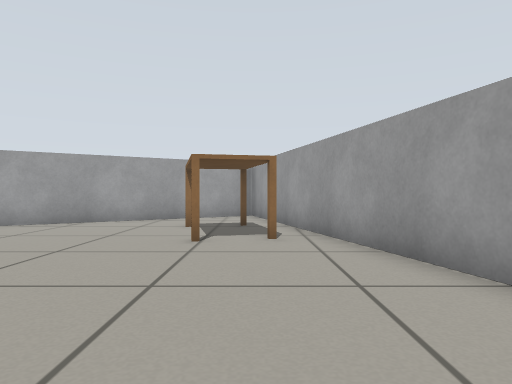
[1] (above)

12 first-person views from a walk through a Gazebo world. The camera is 0.45 m above the floor, looks level and sees 70° across. The floor is counted in squares, 0.5 m on a side. Each view is taken from the middle of a square. On the plan, view 1 faces up. The plan holds only what a view shows up to about 12 squares ahead; the rest is blank. Simple shapes stand in for some stock models.

[2]
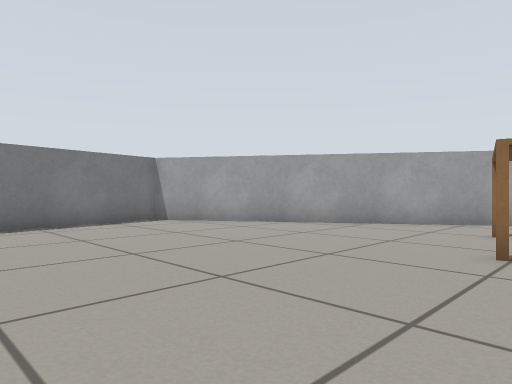

[3]
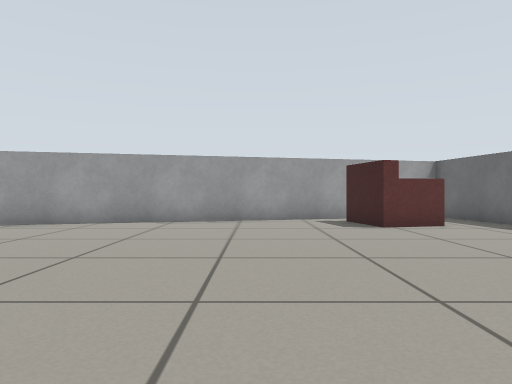

[4]
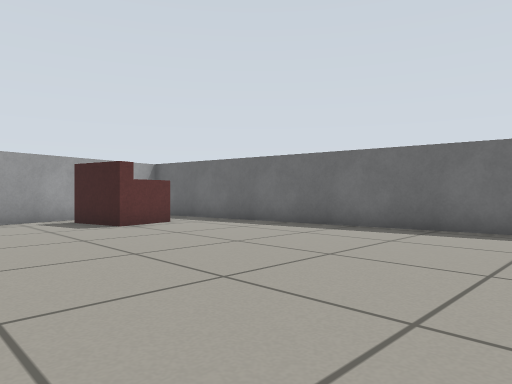

[5]
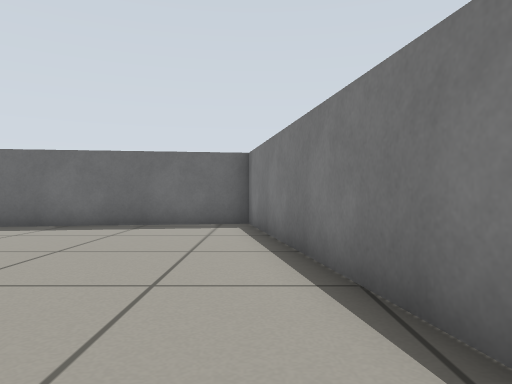

[6]
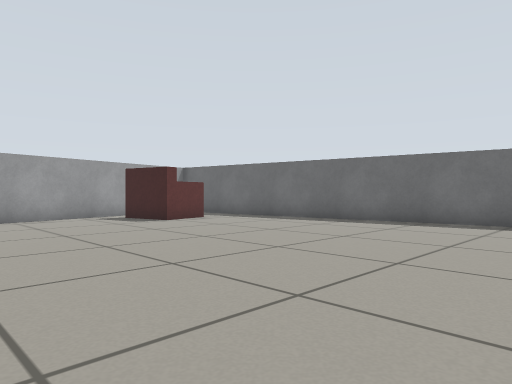

[7]
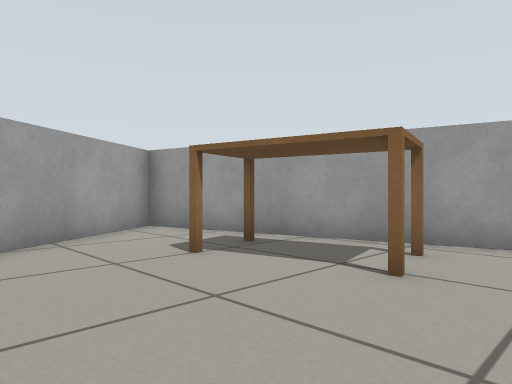

[8]
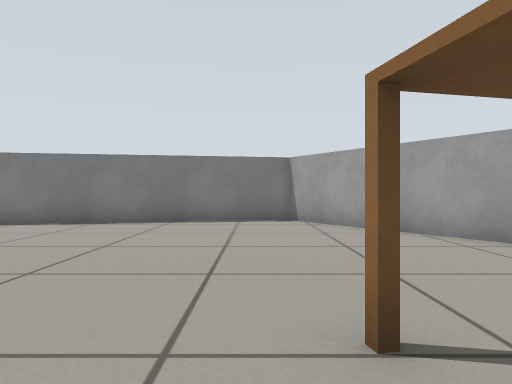

[9]
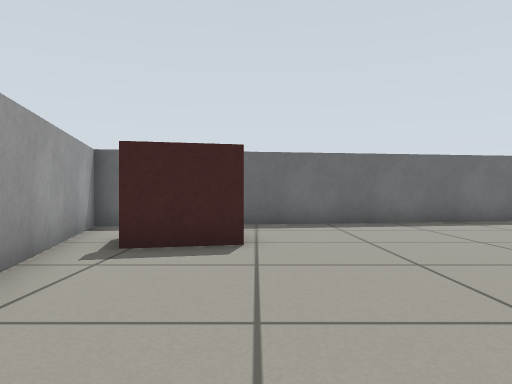

[10]
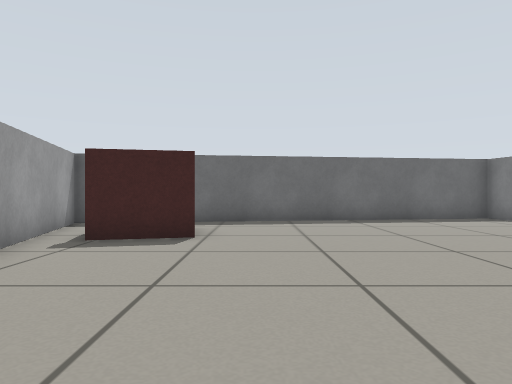

[11]
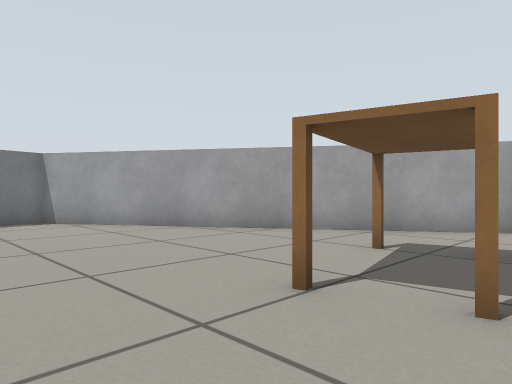

[12]
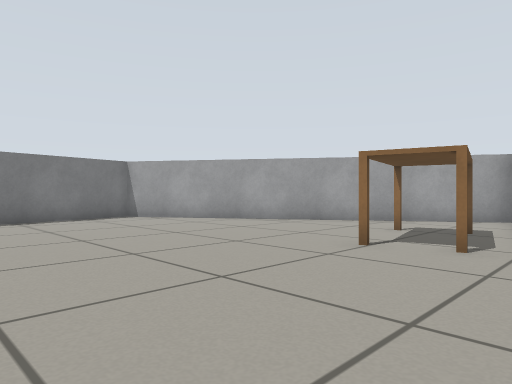

### Floor plan
Points are (right, up) in squares from view 1. A wall is a line through its corners. A room is listed if a view was taken in it or the views show most of it. See-through windows are left out.
Room 1 (views 1, 2, 3, 4, 5, 6, 7, 8, 9, 10, 11, 12)
walls: (-10.7, 7.1) (-7.8, -9.3) (5.2, -7.5) (-0.1, 13.9) (-10.7, 7.1)
objects: table (-2, 7) to (0, 10); armchair (1, -6) to (3, -4)

Where each view was taken, in squares from view 1:
view 1: 0 up, 0 right, facing up
view 2: 1 up, 0 right, facing up-left
view 3: 1 down, 8 left, facing right
view 4: 0 up, 8 left, facing down-right
view 5: 1 up, 8 left, facing down
view 6: 2 up, 9 left, facing down-right
view 7: 5 up, 5 left, facing up-right
view 8: 6 up, 1 right, facing left
view 9: 2 up, 1 right, facing down
view 10: 3 up, 0 right, facing down
view 11: 4 up, 1 right, facing up-left
view 12: 1 up, 2 right, facing up-left
